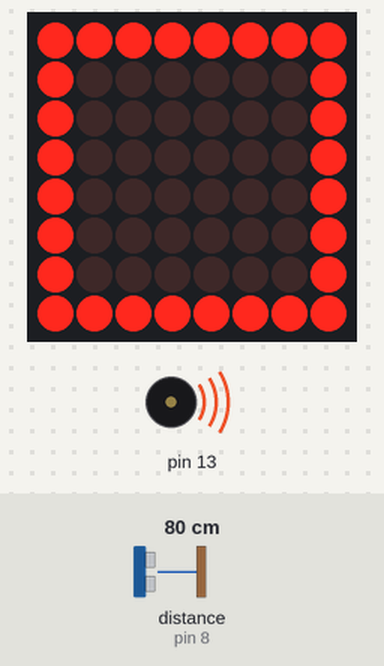
A sketch run on a simulated Arduino Uno, built with avr-gcc and run on an emulated ATmega328P. Parts: 8×8 LED matrix, buzzer (waves = sounding). Wiring (inferred from the names in the program): ultrasonic range finder: trigger pin 9; echo pin 8. Inputs (shaded band) come from the test bench; at power-on: distance to the obstacle (sensor on pin 8) 80 cm. The echo pulse lasts 58.3 µs per cm; what the sketch prints to the serial monitor is not drawn.

Above: at 0.9 s.
1.8 s: distance to the obstacle (sensor on pin 8) set to 13 cm
At 3.1 s:
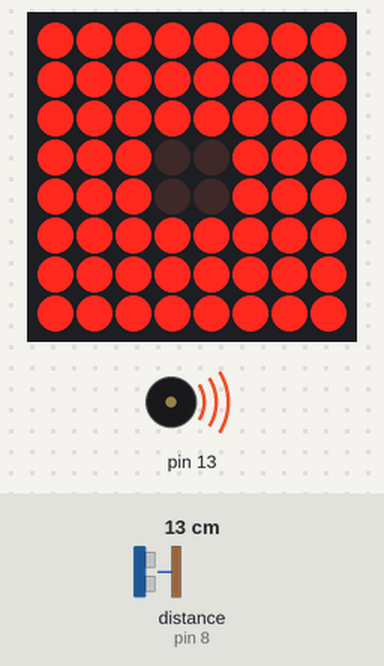
4.7 s: distance to the obstacle (sensor on pin 8) set to 10 cm
At 7.1 s:
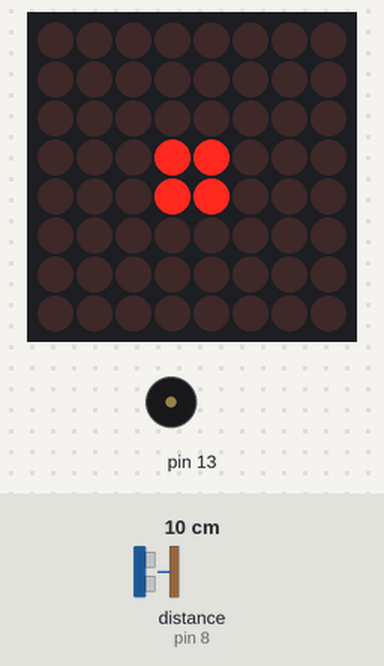
11.8 s: distance to the obstacle (sensor on pin 8) set to 23 cm
At 15.6 s:
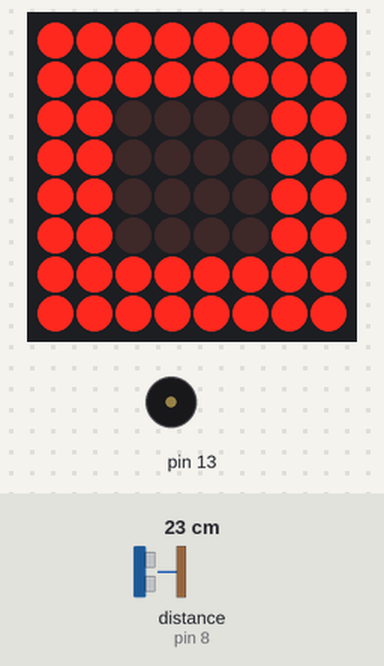
15.7 s: distance to the obstacle (sensor on pin 8) set to 2 cm
At 16.49 s:
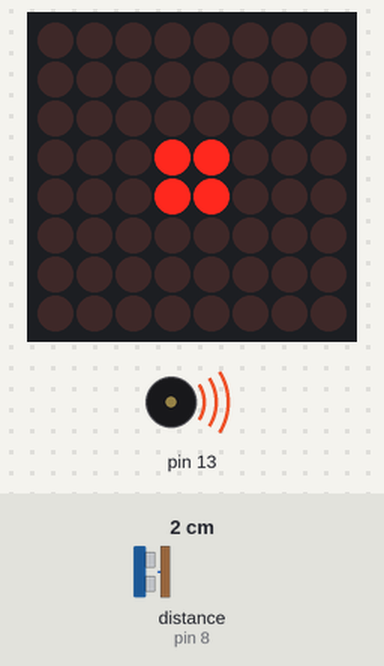
Timing chart, 0 to 18.6 s (numbered marks = the images above; inputs shaded):
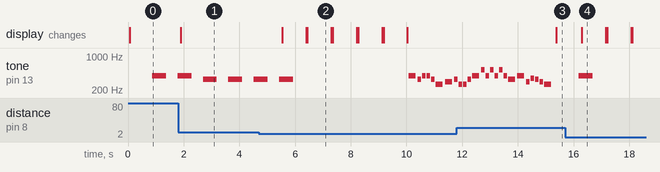

The sketch:

sketch_aug14e.ino
```cpp
#include <LedControl.h>                    // LedControl 헥사 파일 선언
#include "pitches.h"                       // pitches 파일 선언

LedControl Dote = LedControl(7,6,5,1);     // 모듈핀 위치 설정 (DIN, CLK, CS, 몇번째 모듈)

#define TRIG 9   // TRIG 9번 핀
#define ECHO 8   // ECHO 8번 핀
#define NOTE 25  // 음표 개수 매크로 정의. 산토끼 재생
// #define NOTE 49  // 음표 개수 매크로 정의. 곰 세마리 재생

byte digits[4][8] =                        // 네모 1~4의 비트맵을 정의
{
  {                                        // 네모1
    B00000000,
    B00000000,
    B00000000,
    B00011000,
    B00011000,
    B00000000,
    B00000000,
    B00000000
  },

  {                                        // 네모2
    B11111111,
    B11111111,
    B11111111,
    B11100111,
    B11100111,
    B11111111,
    B11111111,
    B11111111
  },

  {                                        // 네모3
    B11111111,
    B11111111,
    B11000011,
    B11000011,
    B11000011,
    B11000011,
    B11111111,
    B11111111
  },

  {                                        // 네모4
    B11111111,
    B10000001,
    B10000001,
    B10000001,
    B10000001,
    B10000001,
    B10000001,
    B11111111
  }
};

int melody[] =
{                                             // 산토끼 음표 25
  NOTE_G4, NOTE_E4, NOTE_G4, NOTE_G4, NOTE_E4,
  NOTE_C4, NOTE_D4, NOTE_E4, NOTE_C4, NOTE_C4,
  NOTE_E4, NOTE_G4, NOTE_C5, NOTE_G4, NOTE_C5,
  NOTE_G4, NOTE_C5, NOTE_G4, NOTE_E4, NOTE_G4,
  NOTE_D4, NOTE_F4, NOTE_E4, NOTE_D4, NOTE_C4
};

int noteDurations[] =
{                                             // 산토끼
  4, 8, 8, 8, 8, 4, 4, 8, 8, 8, 8, 4,
  8, 8, 8, 8, 8, 8, 4, 4, 8, 8, 8, 8, 4
};

/* int melody[] =
{                                                  // 곰 세마리 음표 49
  NOTE_C5,NOTE_C5,NOTE_C5,NOTE_C5,NOTE_C5,
  NOTE_E5,NOTE_G5,NOTE_G5,NOTE_E5,NOTE_C5,
  NOTE_G5,NOTE_G5,NOTE_E5,NOTE_G5,NOTE_G5,NOTE_E5,
  NOTE_C5,NOTE_C5,NOTE_C5,
  NOTE_G5,NOTE_G5,NOTE_E5,NOTE_C5,
  NOTE_G5,NOTE_G5,NOTE_G5,
  NOTE_G5,NOTE_G5,NOTE_E5,NOTE_C5,
  NOTE_G5,NOTE_G5,NOTE_G5,
  NOTE_G5,NOTE_G5,NOTE_E5,NOTE_C5,
  NOTE_G5,NOTE_G5,NOTE_G5,NOTE_A5,NOTE_G5,
  NOTE_C6,NOTE_G5,NOTE_C6,NOTE_G5,
  NOTE_E5,NOTE_D5,NOTE_C5
};

int noteDurations[]=
{                                                  // 곰 세마리
  4,8,8,4,4,
  4,8,8,4,4,
  8,8,4,8,8,4,
  4,4,2,
  4,4,4,4,
  4,4,2,
  4,4,4,4,
  4,4,2,
  4,4,4,4,
  8,8,8,8,2,
  4,4,4,4,
  4,4,2
};
*/

void setup()
{
  Serial.begin(9600);

  pinMode(TRIG, OUTPUT);     // 초음파센서 TRIG
  pinMode(ECHO, INPUT);      // 초음파센서 ECHO

  pinMode(13, OUTPUT);       // 수동부저 13번핀 연결

  Dote.shutdown(0, false);   // 도트매트릭스 절전모드로 설정
  Dote.setIntensity(0, 7);   // 도트매트릭스 밝기모드 설정
  Dote.clearDisplay(0);      // 도트매트릭스 LED 초기화 설정
}

void loop()
{
  long duration, distance;

  digitalWrite(3, LOW);      // 초기 상태에서 부저를 끈다.

  digitalWrite(TRIG, LOW);
  delayMicroseconds(2);
  digitalWrite(TRIG, HIGH);
  delayMicroseconds(10);
  digitalWrite(TRIG, LOW);

  duration = pulseIn (ECHO, HIGH);

  distance = (duration * 17) / 1000;
  // distance = duration * 17 / 1000;

  Serial.println(duration);
  Serial.print("\nDIstance : ");
  Serial.print(distance);
  Serial.print(" CM");

  delay(50);

  Dote.clearDisplay(0);              // 이전 표시 지우기

   int noteDuration;                 // 음표의 재생 시간을 나타내는 변수
   int pauseBetweenNotes;            // 음표 간의 일시적인 정지 시간을 나타내는 변수

  if (distance <= 10)                // 거리가 10cm 미만일 때
  {
    for (int blinkCount = 0; blinkCount < 5; blinkCount++) {
      displayNemo(1);
      delay(50);
      Dote.clearDisplay(0);
      delay(50);
    }

    for (int thisNote = 0; thisNote < NOTE; thisNote++) {        // 노래 재생
     noteDuration = 1000 / noteDurations[thisNote];
      tone(13, melody[thisNote], noteDuration);
      pauseBetweenNotes = noteDuration * 1.30;
      delay(pauseBetweenNotes);
    }

  } else if (distance >= 10 && distance < 20) {          // 거리가 10~20cm 사이일 때
    displayNemo(2);                                      // 2번 네모 표시
    digitalWrite(3, LOW);
    delay(0);                                            // 부저 울리는 시간 조절
    tone(13, melody[1], 500);                            // 2번 네모일 때 부저 울림

  } else if (distance >= 20 && distance < 30) {          // 거리가 20~30cm 사이일 때
    displayNemo(3);                                      // 3번 네모 표시
    digitalWrite(3, LOW);
    delay(0);
    tone(13, melody[2], 500);                            // 3번 네모일 때 부저 울림

  } else {                                               // 거리가 30cm 이상일 때
    displayNemo(4);                                      // 4번 네모 표시
    digitalWrite(3, LOW);
    delay(0);
    tone(13, melody[3], 500);                            // 4번 네모일 때 부저 울림
  }
  delay(50);
}

void displayNemo (int nemo) {
  for (int i = 0; i < 8; i++) {
    for (int j = 0; j < 8; j++) {
      Dote.setRow(0, j, digits[nemo - 1][j]);
    }
    delay(100);
  }
}
```

pitches.h
```cpp
/*************************************************
   Public Constants
 *************************************************/

#define NOTE_B0 31
#define NOTE_C1 33
#define NOTE_CS1 35
#define NOTE_D1 37
#define NOTE_DS1 39
#define NOTE_E1 41
#define NOTE_F1 44
#define NOTE_FS1 46
#define NOTE_G1 49
#define NOTE_GS1 52
#define NOTE_A1 55
#define NOTE_AS1 58
#define NOTE_B1 62
#define NOTE_C2 65
#define NOTE_CS2 69
#define NOTE_D2 73
#define NOTE_DS2 78
#define NOTE_E2 82
#define NOTE_F2 87
#define NOTE_FS2 93
#define NOTE_G2 98
#define NOTE_GS2 104
#define NOTE_A2 110
#define NOTE_AS2 117
#define NOTE_B2 123
#define NOTE_C3 131
#define NOTE_CS3 139
#define NOTE_D3 147
#define NOTE_DS3 156
#define NOTE_E3 165
#define NOTE_F3 175
#define NOTE_FS3 185
#define NOTE_G3 196
#define NOTE_GS3 208
#define NOTE_A3 220
#define NOTE_AS3 233
#define NOTE_B3 247
#define NOTE_C4 262
#define NOTE_CS4 277
#define NOTE_D4 294
#define NOTE_DS4 311
#define NOTE_E4 330
#define NOTE_F4 349
#define NOTE_FS4 370
#define NOTE_G4 392
#define NOTE_GS4 415
#define NOTE_A4 440
#define NOTE_AS4 466
#define NOTE_B4 494
#define NOTE_C5 523
#define NOTE_CS5 554
#define NOTE_D5 587
#define NOTE_DS5 622
#define NOTE_E5 659
#define NOTE_F5 698
#define NOTE_FS5 740
#define NOTE_G5 784
#define NOTE_GS5 831
#define NOTE_A5 880
#define NOTE_AS5 932
#define NOTE_B5 988
#define NOTE_C6 1047
#define NOTE_CS6 1109
#define NOTE_D6 1175
#define NOTE_DS6 1245
#define NOTE_E6 1319
#define NOTE_F6 1397
#define NOTE_FS6 1480
#define NOTE_G6 1568
#define NOTE_GS6 1661
#define NOTE_A6 1760
#define NOTE_AS6 1865
#define NOTE_B6 1976
#define NOTE_C7 2093
#define NOTE_CS7 2217
#define NOTE_D7 2349
#define NOTE_DS7 2489
#define NOTE_E7 2637
#define NOTE_F7 2794
#define NOTE_FS7 2960
#define NOTE_G7 3136
#define NOTE_GS7 3322
#define NOTE_A7 3520
#define NOTE_AS7 3729
#define NOTE_B7 3951
#define NOTE_C8 4186
#define NOTE_CS8 4435
#define NOTE_D8 4699
#define NOTE_DS8 4978
```

Measured:
- the behaviour switches between 12 and 11 cm on distance to the obstacle (sensor on pin 8) (found by bisection; images 1 and 2)
- after the input at 1.8 s, the display: changes after 0.09 s (image 1)
- after the input at 4.7 s, the display: changes after 0.83 s (image 2)
- after the input at 11.8 s, the display: changes after 3.6 s (image 3)
- after the input at 15.7 s, tone on pin 13: goes on until 16.7 s, then stays silent; the display: changes after 0.59 s (image 4)
- by itself, tone on pin 13: plays 330 Hz for 0.50 s, 392 Hz for 0.25 s, 330 Hz for 0.13 s, 392 Hz for 0.13 s, 392 Hz for 0.13 s, 330 Hz for 0.13 s … (9 notes in this stretch)
- what the display in image 2 shows lasts 0.9 s, from 6.4 s to 7.3 s
